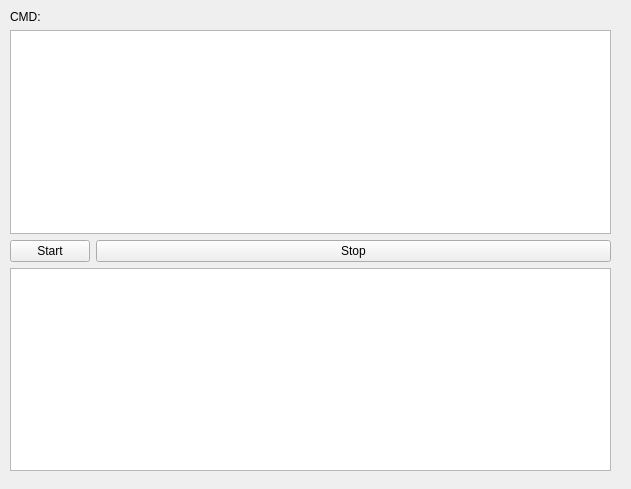
<?xml version="1.0" encoding="UTF-8"?>
<ui version="4.0">
 <class>Form</class>
 <widget class="QWidget" name="Form">
  <property name="geometry">
   <rect>
    <x>0</x>
    <y>0</y>
    <width>631</width>
    <height>489</height>
   </rect>
  </property>
  <property name="windowTitle">
   <string>Form</string>
  </property>
  <widget class="QWidget" name="gridLayoutWidget">
   <property name="geometry">
    <rect>
     <x>10</x>
     <y>10</y>
     <width>601</width>
     <height>461</height>
    </rect>
   </property>
   <layout class="QFormLayout" name="formLayout">
    <item row="2" column="0">
     <widget class="QPushButton" name="pushButton">
      <property name="text">
       <string>Start</string>
      </property>
     </widget>
    </item>
    <item row="2" column="1">
     <widget class="QPushButton" name="pushButton_2">
      <property name="text">
       <string>Stop</string>
      </property>
     </widget>
    </item>
    <item row="3" column="0" colspan="2">
     <widget class="QTextBrowser" name="textBrowser"/>
    </item>
    <item row="1" column="0" colspan="2">
     <widget class="QTextBrowser" name="textBrowser_2"/>
    </item>
    <item row="0" column="0" colspan="2">
     <widget class="QLabel" name="label">
      <property name="text">
       <string>CMD:</string>
      </property>
     </widget>
    </item>
   </layout>
  </widget>
 </widget>
 <resources/>
 <connections/>
</ui>
